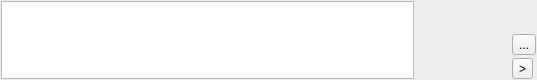
<?xml version="1.0" encoding="UTF-8"?>
<ui version="4.0">
 <class>NoteInputWidget</class>
 <widget class="QWidget" name="NoteInputWidget">
  <property name="geometry">
   <rect>
    <x>0</x>
    <y>0</y>
    <width>537</width>
    <height>80</height>
   </rect>
  </property>
  <property name="minimumSize">
   <size>
    <width>0</width>
    <height>80</height>
   </size>
  </property>
  <property name="maximumSize">
   <size>
    <width>16777215</width>
    <height>80</height>
   </size>
  </property>
  <property name="windowTitle">
   <string>Form</string>
  </property>
  <layout class="QHBoxLayout" name="horizontalLayout">
   <property name="spacing">
    <number>1</number>
   </property>
   <property name="margin">
    <number>1</number>
   </property>
   <item>
    <widget class="PlainTextEditWithPlaceholderText" name="text_entry">
     <property name="focusPolicy">
      <enum>Qt::ClickFocus</enum>
     </property>
    </widget>
   </item>
   <item>
    <widget class="QLabel" name="thumbnail">
     <property name="minimumSize">
      <size>
       <width>96</width>
       <height>75</height>
      </size>
     </property>
     <property name="maximumSize">
      <size>
       <width>96</width>
       <height>75</height>
      </size>
     </property>
     <property name="text">
      <string/>
     </property>
     <property name="pixmap">
      <pixmap resource="resources.qrc">:/tk_multi_infopanel/rect_512x400.png</pixmap>
     </property>
     <property name="scaledContents">
      <bool>true</bool>
     </property>
     <property name="alignment">
      <set>Qt::AlignCenter</set>
     </property>
    </widget>
   </item>
   <item>
    <layout class="QVBoxLayout" name="verticalLayout">
     <property name="spacing">
      <number>3</number>
     </property>
     <item>
      <spacer name="verticalSpacer">
       <property name="orientation">
        <enum>Qt::Vertical</enum>
       </property>
       <property name="sizeHint" stdset="0">
        <size>
         <width>20</width>
         <height>40</height>
        </size>
       </property>
      </spacer>
     </item>
     <item>
      <widget class="QToolButton" name="screenshot">
       <property name="text">
        <string>...</string>
       </property>
       <property name="icon">
        <iconset resource="resources.qrc">
         <normaloff>:/tk_multi_infopanel/camera_hl.png</normaloff>:/tk_multi_infopanel/camera_hl.png</iconset>
       </property>
      </widget>
     </item>
     <item>
      <widget class="QToolButton" name="submit">
       <property name="text">
        <string>&gt;</string>
       </property>
      </widget>
     </item>
    </layout>
   </item>
  </layout>
 </widget>
 <customwidgets>
  <customwidget>
   <class>PlainTextEditWithPlaceholderText</class>
   <extends>QPlainTextEdit</extends>
   <header>..widgets.placeholdertext_textedit</header>
  </customwidget>
 </customwidgets>
 <resources>
  <include location="resources.qrc"/>
 </resources>
 <connections/>
</ui>
